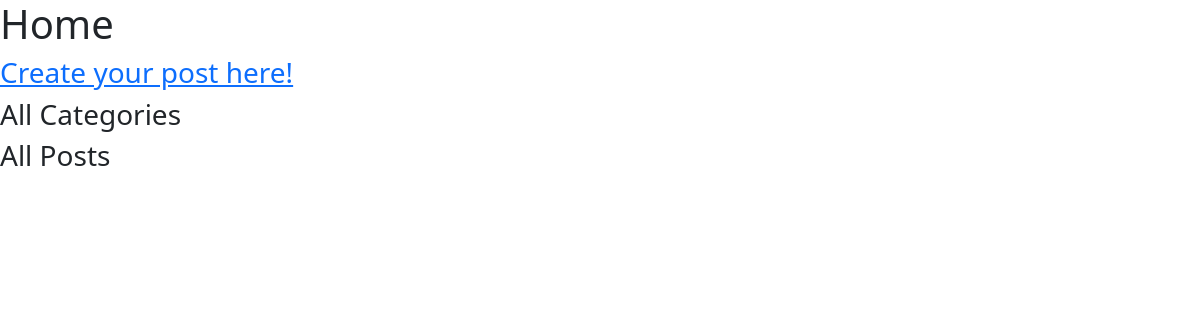
Page /home/ on the earlier database version.
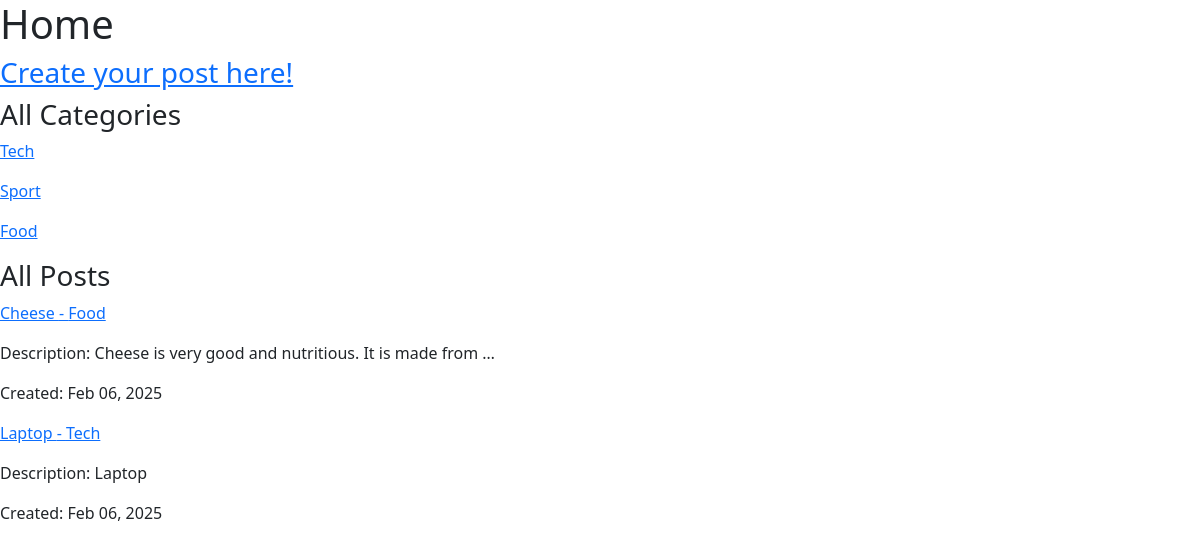
Same page on the later database version.
### blog/models.py (models this page shows, shortened)
class Category(models.Model):
    name = models.CharField(max_length=120, unique=True)

class Post(models.Model):
    class Status(models.TextChoices):
        DRAFT = 'DF', 'Draft'
        PUBLISHED = 'PB', 'Published'
    title = models.CharField(max_length=250)
    body = models.TextField(max_length=1000)
    created = models.DateTimeField(auto_now_add=True)
    updated = models.DateTimeField(auto_now=True)
    status = models.CharField(
        max_length=2,
        choices=Status,
        default=Status.DRAFT
    )
    category = models.ForeignKey(
        Category,
        on_delete=models.CASCADE,
        related_name='posts',
    )
    class Meta:
        ordering = ['-created']
        indexes= [
            models.Index(fields=['-created'])
        ]
    def get_absolute_url(self):
        return reverse('blog:post_info', args=[self.id])

### blog/views.py (the view)
# urls.py: path('home/', home, name='home'),
def home(request):
  categories = Category.objects.all()
  posts = Post.objects.all()
  data = {"categories":categories, "posts":posts}
  return render(request, "index.html", context=data)

### blog/templates/index.html
{% extends 'base.html' %}
{% block content %}
    <h1>Home</h1>
    <h3><a href="{% url 'blog:create_post' %}">Create your post here!</a></h3>
    <div>
        <h3>All Categories</h3>
        {% for category in categories %}
        <div>
            <p><a href="{% url 'blog:get_posts_by_category' category.id %}">{{  category.name  }}</a></p>
        </div>
        {% endfor %}
    </div>
    <div>
        <h3>All Posts</h3>
        {% for post in posts %}
            <p><a href="{{  post.get_absolute_url  }}">{{ post.title }} - {{ post.category.name }}</a></p>
            <p>Description: {{  post.body | truncatewords:10 }}</p>
            <p>Created: {{  post.created| date:"M d, Y"  }}</p>
        {% endfor %}
    </div>
{% endblock %}

### blog/templates/base.html (shortened to what this page needs)
<!doctype html>
<html lang="en">
  <head>
    <link href="https://cdn.jsdelivr.net/npm/bootstrap@5.0.2/dist/css/bootstrap.min.css" rel="stylesheet">
  </head>
  <body>
    {% block content %}
    {% endblock %}
  </body>
</html>

Differences in the rows shown:
added Category: name "Tech"
added Category: name "Sport"
added Category: name "Food"
added Post: title "Cheese", category.name "Food", body "Cheese is very good and nutritious. It is made from …", created "Feb 06, 2025"
added Post: title "Laptop", category.name "Tech", body "Laptop", created "Feb 06, 2025"
